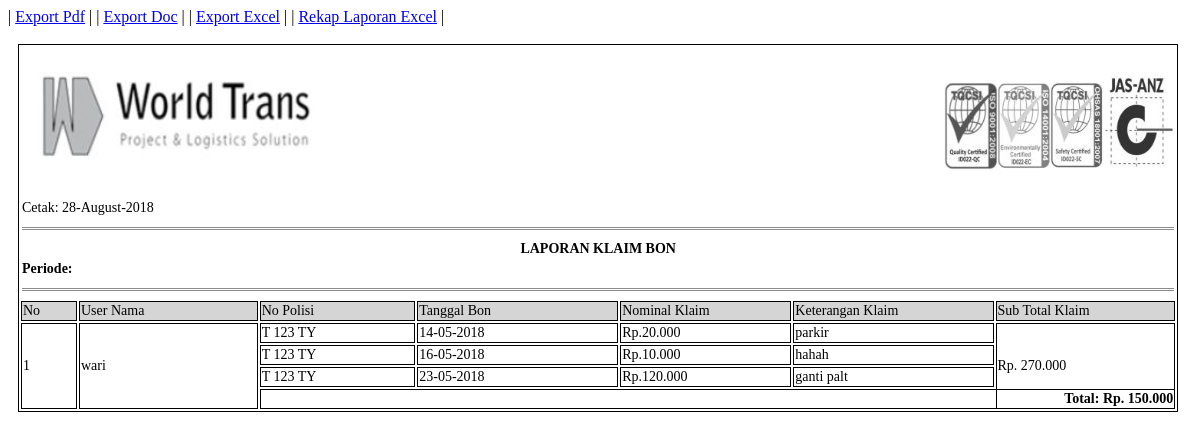
The app's page /pro_lap_klaim.php?lap_mbl_id=3 with its own data.
### tables this page shows
CREATE TABLE `tbl_klaim` (
  `klm_id` varchar(20) NOT NULL,
  `usr_id` int(11) NOT NULL,
  `klm_tgl` date DEFAULT NULL,
  `klm_total` double DEFAULT NULL
);

CREATE TABLE `tbl_user` (
  `usr_id` int(11) NOT NULL,
  `usr_status` varchar(5) NOT NULL,
  `usr_nama` varchar(20) NOT NULL,
  `usr_jk` varchar(10) NOT NULL,
  `usr_tempat_lahir` varchar(20) NOT NULL,
  `usr_tgl_lahir` date NOT NULL,
  `usr_alamat` varchar(50) NOT NULL,
  `usr_email` varchar(30) NOT NULL,
  `usr_tlp` varchar(13) NOT NULL,
  `usr_pass` varchar(6) NOT NULL
);

CREATE TABLE `tbl_mobil` (
  `mbl_id` int(11) NOT NULL,
  `spr_id` int(11) DEFAULT NULL,
  `mbl_nopol` varchar(15) NOT NULL,
  `mbl_km_showroom` int(11) NOT NULL,
  `mbl_km_awal` int(11) NOT NULL,
  `mbl_tanggal` date NOT NULL
);

### pro_lap_klaim.php (the view, shortened to what this page needs)
<!DOCTYPE html PUBLIC "-//W3C//DTD XHTML 1.0 Strict//EN" "http://www.w3.org/TR/xhtml1/DTD/xhtml1-strict.dtd">
<html xmlns="http://www.w3.org/1999/xhtml" xml:lang="en">
<head>
</head>
<body>
	<?php
		@$lap_mbl_id=$_GET['lap_mbl_id'];
		@$lap_tgl_awal_klm=$_GET['lap_tgl_awal_klm'];
		@$lap_tgl_akhir_klm=$_GET['lap_tgl_akhir_klm'];
				if($lap_mbl_id!="" && $lap_tgl_awal_klm!="" && $lap_tgl_akhir_klm !=""){
						$query=mysql_query("SELECT tbl_klaim.*,
											tbl_klaim_detail.*,
											tbl_mobil.mbl_id, tbl_mobil.mbl_nopol,
											tbl_user.usr_id, tbl_user.usr_nama,
											(SELECT COUNT(tbl_klaim_detail.mbl_id)FROM tbl_klaim_detail WHERE tbl_klaim_detail.mbl_id='$lap_mbl_id'  AND tbl_klaim_detail.klm_dt_tgl BETWEEN '$lap_tgl_awal_klm' AND '$lap_tgl_akhir_klm') AS jumlah,
											(SELECT SUM(tbl_klaim_detail.klm_dt_harga )FROM tbl_klaim_detail WHERE tbl_klaim_detail.mbl_id='$lap_mbl_id'  AND tbl_klaim_detail.klm_dt_tgl BETWEEN '$lap_tgl_awal_klm' AND '$lap_tgl_akhir_klm') AS total_sub,
											(SELECT SUM(tbl_klaim_detail.klm_dt_harga )FROM tbl_klaim_detail WHERE tbl_klaim_detail.mbl_id='$lap_mbl_id'  AND tbl_klaim_detail.klm_dt_tgl BETWEEN '$lap_tgl_awal_klm' AND '$lap_tgl_akhir_klm') AS total
											FROM tbl_klaim_detail
											INNER JOIN tbl_klaim ON tbl_klaim.klm_id=tbl_klaim_detail.klm_id
											INNER JOIN tbl_mobil ON tbl_mobil.mbl_id=tbl_klaim_detail.mbl_id
											INNER JOIN tbl_user ON tbl_user.usr_id=tbl_klaim.usr_id
											WHERE tbl_klaim_detail.mbl_id='$lap_mbl_id'  AND tbl_klaim_detail.klm_dt_tgl BETWEEN '$lap_tgl_awal_klm' AND '$lap_tgl_akhir_klm'
											ORDER BY tbl_klaim_detail.klm_dt_tgl ASC")or die(mysql_error());
				}else if($lap_mbl_id!=""){
						$query=mysql_query("SELECT tbl_klaim.*,
											tbl_klaim_detail.*,
											tbl_mobil.mbl_id, tbl_mobil.mbl_nopol,
											tbl_user.usr_id, tbl_user.usr_nama,
											(SELECT COUNT(tbl_klaim_detail.mbl_id)FROM tbl_klaim_detail WHERE tbl_klaim_detail.mbl_id='$lap_mbl_id') AS jumlah,
											(SELECT SUM(tbl_klaim_detail.klm_dt_harga )FROM tbl_klaim_detail WHERE tbl_klaim_detail.mbl_id='$lap_mbl_id') AS total_sub,
											(SELECT SUM(tbl_klaim_detail.klm_dt_harga )FROM tbl_klaim_detail WHERE tbl_klaim_detail.mbl_id='$lap_mbl_id') AS total
											FROM tbl_klaim_detail
											INNER JOIN tbl_klaim ON tbl_klaim.klm_id=tbl_klaim_detail.klm_id
											INNER JOIN tbl_mobil ON tbl_mobil.mbl_id=tbl_klaim_detail.mbl_id
											INNER JOIN tbl_user ON tbl_user.usr_id=tbl_klaim.usr_id
											WHERE tbl_klaim_detail.mbl_id='$lap_mbl_id'
											ORDER BY tbl_klaim_detail.klm_dt_tgl ASC")or die(mysql_error());
				}
	 ?>
	 | <a href="pro_lap_klaim_pdf.php?lap_mbl_id=<?php echo $lap_mbl_id; ?>&lap_tgl_awal_klm=<?php echo $lap_tgl_awal_klm; ?>&lap_tgl_akhir_klm=<?php echo $lap_tgl_akhir_klm; ?>">Export Pdf</a> |
	 | <a href="pro_lap_klaim_doc.php?lap_mbl_id=<?php echo $lap_mbl_id; ?>&lap_tgl_awal_klm=<?php echo $lap_tgl_awal_klm; ?>&lap_tgl_akhir_klm=<?php echo $lap_tgl_akhir_klm; ?>">Export Doc</a> |
	 | <a href="pro_lap_klaim_xls.php?lap_mbl_id=<?php echo $lap_mbl_id; ?>&lap_tgl_awal_klm=<?php echo $lap_tgl_awal_klm; ?>&lap_tgl_akhir_klm=<?php echo $lap_tgl_akhir_klm; ?>">Export Excel</a> |
	 | <a href="pro_lap_klaim_sumxls.php?lap_mbl_id=<?php echo $lap_mbl_id; ?>&lap_tgl_awal_klm=<?php echo $lap_tgl_awal_klm; ?>&lap_tgl_akhir_klm=<?php echo $lap_tgl_akhir_klm; ?>">Rekap Laporan Excel</a> |
	 <br /><br />
	 <table width="98%" style="margin-left: 10px;font-size: 14px" class="colom">
		<tr>
			<td colspan="4"><p class="center"><img src="image/logo_wtp2.jpg" height="120px" width="320x" align="center" /></p></td>
			<td colspan="3"><p class="right"><img src="image/iso.jpg" height="100px" width="230px" align="center" /></p></td>
		</tr>
		<tr>
			<td colspan="7" style="text-align:left;">Cetak: <?php echo date('d-F-Y'); ?></td>
		</tr>
		<tr>
			<td colspan="7"> <hr class="garis" /></td>
		</tr>
		<tr>
			<td colspan="7" style="text-align: center" ><b>LAPORAN KLAIM BON</b></td>
		</tr>
		<tr>
			<td colspan="7"><b>Periode: <?php  if(!empty($lap_tgl_awal_klm) && !empty($lap_tgl_akhir_klm)){
				} ?></b></td>
		</tr>
		<tr>
			<td colspan="7"> <hr class="garis" /></td>
		</tr>
	 	<tr>
	 		<td class="center colom warna">No </td>
	 		<td class="center colom warna">User Nama </td>
	 		<td class="center colom warna">No Polisi</td>
	 		<td class="center colom warna">Tanggal Bon</td>
	 		<td class="center colom warna">Nominal Klaim</td>
	 		<td class="center colom warna">Keterangan Klaim</td>
	 		<td class="center colom warna">Sub Total Klaim</td>
	 	</tr>
	 	<?php
	 	$no=1;
	 	$jum=1;
	 	$jum2=0;
	 	if (mysql_num_rows($query)>0) {
	 		while($array=mysql_fetch_array($query)){
	 			echo "<tr>";
		 				if($jum<=1){
		 					echo"<td class='center colom' rowspan='".$array['jumlah']."'>".$no." </td>";
		 					echo"<td class='center colom' rowspan='".$array['jumlah']."'>".$array['usr_nama']." </td>";
		 					$jum=$array['jumlah'];
		 				}else{
		 					$jum=$jum-1;
		 				}
		?>
							<td class='center colom' ><?php echo $array['mbl_nopol']; ?> </td>
		 					<td class='center colom' ><?php echo date ('d-m-Y', strtotime($array['klm_dt_tgl'])); ?> </td>
		 					<td class='center colom' ><?php echo "Rp.". number_format($array['klm_dt_harga'],0,',','.') ; ?> </td>
		 					<td class='center colom' ><?php echo $array['klm_dt_ket']; ?> </td>
		<?php
						$total=$total+$array['klm_dt_harga'];
						if($jum2<=1){
		 					echo"<td class='center colom' rowspan='".$array['jumlah']."'>Rp. ".number_format($array['total_sub'],0,',','.')." </td>";
		 					$jum2=$array['jumlah'];
		 					$no++;
		 				}else{
		 					$jum2=$jum2-1;
		 				}
	 			echo "</tr>";
	 		}
	 		echo"<tr><td class='colom' colspan='7' style='text-align:right'><b>Total: Rp. ".number_format($total,0,',','.')."</b></td></tr>";
	}else{
	 		echo "<tr>";
	 		echo"<td class='center colom' colspan='12'> <b>Data Tidak Ditemukan</b></td>";
	 		echo "</tr>";
	 	}
		?>
	 </table>
</body>
</html>

### pro_lap_klaim.php (style rules this page uses)
.colom { border: 1px solid black; }
.center { text-align: left; }
.right { text-align: right; }
.garis { border:0px; border-top: 3px double #8c8c8c; }
.warna { background-color:#D6D5D5; }

### records on screen
tbl_klaim: no "1", usr.usr_nama "wari", tbl_mobil.mbl_nopol "T 123 TY", klm_dt_tgl "14-05-2018", klm_dt_harga "20.000", klm_dt_ket "parkir", total_sub "270.000", klm_dt_tgl "23-05-2018", klm_dt_harga "120.000", klm_dt_ket "ganti palt"
tbl_klaim: tbl_mobil.mbl_nopol "T 123 TY", klm_dt_tgl "16-05-2018", klm_dt_harga "10.000", klm_dt_ket "hahah"

### other values on screen
$total "150.000"
